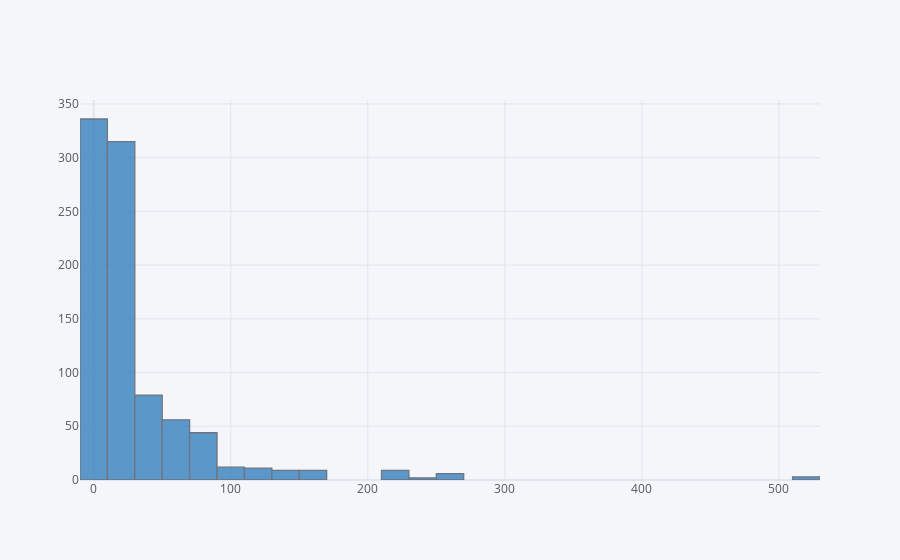

Here is the notebook cell this chart was saved with:
### Markdown cell above
Looks like a bimodal distribution, with quite a young passengers between the ages of 0-10. After that t starts to get an average age towards around 20 or 30. So it's quite skewed towards younger passengers.

### Code cell
train['Fare'].iplot(kind='hist',bins=30,color='blue')

### Figure 1 — Plotly figure (JSON) as saved in the notebook; plotly's stock layout.template omitted (floating-point values rounded to 4 significant figures; data arrays with more than 128 entries replaced by an {"elided": "..."} marker saying what was removed)
{"data": [{"histfunc": "count", "histnorm": "", "marker": {"color": "rgba(55, 128, 191, 1.0)", "line": {"color": "#4D5663", "width": 1.3}}, "name": "Fare", "nbinsx": 30, "opacity": 0.8, "orientation": "v", "type": "histogram", "x": {"elided": "891 float values"}}], "layout": {"barmode": "overlay", "legend": {"bgcolor": "#F5F6F9", "font": {"color": "#4D5663"}}, "paper_bgcolor": "#F5F6F9", "plot_bgcolor": "#F5F6F9", "title": {"font": {"color": "#4D5663"}}, "xaxis": {"gridcolor": "#E1E5ED", "showgrid": true, "tickfont": {"color": "#4D5663"}, "title": {"font": {"color": "#4D5663"}, "text": ""}, "zerolinecolor": "#E1E5ED"}, "yaxis": {"gridcolor": "#E1E5ED", "showgrid": true, "tickfont": {"color": "#4D5663"}, "title": {"font": {"color": "#4D5663"}, "text": ""}, "zerolinecolor": "#E1E5ED"}}}
